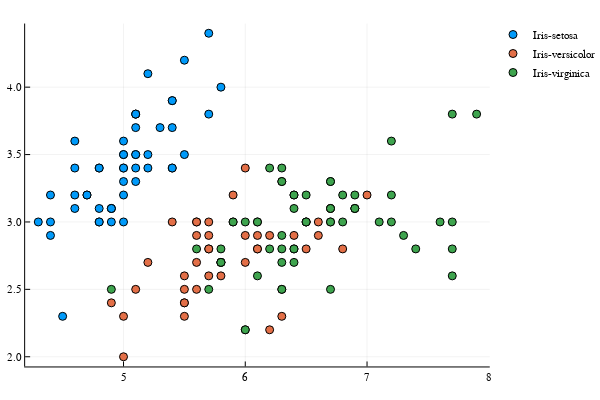

The notebook cell saved with this chart:
### Code cell
@df iris scatter(:SepalLength,:SepalWidth,group=:Species)

### Figure 1 — Plotly figure (JSON) as saved in the notebook; plotly's stock layout.template omitted (floating-point values rounded to 4 significant figures)
{"data": [{"colorbar": {"title": ""}, "hoverinfo": "text", "legendgroup": "Iris-setosa", "marker": {"color": "rgba(0, 154, 250, 1.000)", "line": {"color": "rgba(0, 0, 0, 1)", "width": 1}, "size": 8, "symbol": "circle"}, "mode": "markers", "name": "Iris-setosa", "showlegend": true, "text": [null, null, null, null, null, null, null, null, null, null, null, null, null, null, null, null, null, null, null, null, null, null, null, null, null, null, null, null, null, null, null, null, null, null, null, null, null, null, null, null, null, null, null, null, null, null, null, null, null, null], "type": "scatter", "x": [5.1, 4.9, 4.7, 4.6, 5, 5.4, 4.6, 5, 4.4, 4.9, 5.4, 4.8, 4.8, 4.3, 5.8, 5.7, 5.4, 5.1, 5.7, 5.1, 5.4, 5.1, 4.6, 5.1, 4.8, 5, 5, 5.2, 5.2, 4.7, 4.8, 5.4, 5.2, 5.5, 4.9, 5, 5.5, 4.9, 4.4, 5.1, 5, 4.5, 4.4, 5, 5.1, 4.8, 5.1, 4.6, 5.3, 5], "xaxis": "x", "y": [3.5, 3, 3.2, 3.1, 3.6, 3.9, 3.4, 3.4, 2.9, 3.1, 3.7, 3.4, 3, 3, 4, 4.4, 3.9, 3.5, 3.8, 3.8, 3.4, 3.7, 3.6, 3.3, 3.4, 3, 3.4, 3.5, 3.4, 3.2, 3.1, 3.4, 4.1, 4.2, 3.1, 3.2, 3.5, 3.1, 3, 3.4, 3.5, 2.3, 3.2, 3.5, 3.8, 3, 3.8, 3.2, 3.7, 3.3], "yaxis": "y", "zmax": 0.1, "zmin": -0.1}, {"colorbar": {"title": ""}, "hoverinfo": "text", "legendgroup": "Iris-versicolor", "marker": {"color": "rgba(227, 111, 71, 1.000)", "line": {"color": "rgba(0, 0, 0, 1)", "width": 1}, "size": 8, "symbol": "circle"}, "mode": "markers", "name": "Iris-versicolor", "showlegend": true, "text": [null, null, null, null, null, null, null, null, null, null, null, null, null, null, null, null, null, null, null, null, null, null, null, null, null, null, null, null, null, null, null, null, null, null, null, null, null, null, null, null, null, null, null, null, null, null, null, null, null, null], "type": "scatter", "x": [7, 6.4, 6.9, 5.5, 6.5, 5.7, 6.3, 4.9, 6.6, 5.2, 5, 5.9, 6, 6.1, 5.6, 6.7, 5.6, 5.8, 6.2, 5.6, 5.9, 6.1, 6.3, 6.1, 6.4, 6.6, 6.8, 6.7, 6, 5.7, 5.5, 5.5, 5.8, 6, 5.4, 6, 6.7, 6.3, 5.6, 5.5, 5.5, 6.1, 5.8, 5, 5.6, 5.7, 5.7, 6.2, 5.1, 5.7], "xaxis": "x", "y": [3.2, 3.2, 3.1, 2.3, 2.8, 2.8, 3.3, 2.4, 2.9, 2.7, 2, 3, 2.2, 2.9, 2.9, 3.1, 3, 2.7, 2.2, 2.5, 3.2, 2.8, 2.5, 2.8, 2.9, 3, 2.8, 3, 2.9, 2.6, 2.4, 2.4, 2.7, 2.7, 3, 3.4, 3.1, 2.3, 3, 2.5, 2.6, 3, 2.6, 2.3, 2.7, 3, 2.9, 2.9, 2.5, 2.8], "yaxis": "y", "zmax": 0.1, "zmin": -0.1}, {"colorbar": {"title": ""}, "hoverinfo": "text", "legendgroup": "Iris-virginica", "marker": {"color": "rgba(62, 164, 78, 1.000)", "line": {"color": "rgba(0, 0, 0, 1)", "width": 1}, "size": 8, "symbol": "circle"}, "mode": "markers", "name": "Iris-virginica", "showlegend": true, "text": [null, null, null, null, null, null, null, null, null, null, null, null, null, null, null, null, null, null, null, null, null, null, null, null, null, null, null, null, null, null, null, null, null, null, null, null, null, null, null, null, null, null, null, null, null, null, null, null, null, null], "type": "scatter", "x": [6.3, 5.8, 7.1, 6.3, 6.5, 7.6, 4.9, 7.3, 6.7, 7.2, 6.5, 6.4, 6.8, 5.7, 5.8, 6.4, 6.5, 7.7, 7.7, 6, 6.9, 5.6, 7.7, 6.3, 6.7, 7.2, 6.2, 6.1, 6.4, 7.2, 7.4, 7.9, 6.4, 6.3, 6.1, 7.7, 6.3, 6.4, 6, 6.9, 6.7, 6.9, 5.8, 6.8, 6.7, 6.7, 6.3, 6.5, 6.2, 5.9], "xaxis": "x", "y": [3.3, 2.7, 3, 2.9, 3, 3, 2.5, 2.9, 2.5, 3.6, 3.2, 2.7, 3, 2.5, 2.8, 3.2, 3, 3.8, 2.6, 2.2, 3.2, 2.8, 2.8, 2.7, 3.3, 3.2, 2.8, 3, 2.8, 3, 2.8, 3.8, 2.8, 2.8, 2.6, 3, 3.4, 3.1, 3, 3.1, 3.1, 3.1, 2.7, 3.2, 3.3, 3, 2.5, 3, 3.4, 3], "yaxis": "y", "zmax": 0.1, "zmin": -0.1}], "layout": {"annotations": [], "height": 400, "legend": {"bgcolor": "rgba(255, 255, 255, 1.000)", "bordercolor": "rgba(0, 0, 0, 1)", "font": {"color": "rgba(0, 0, 0, 1)", "family": "sans-serif", "size": 11}, "tracegroupgap": 0, "x": 1, "y": 1}, "margin": {"b": 20, "l": 0, "r": 0, "t": 20}, "paper_bgcolor": "rgba(255, 255, 255, 1.000)", "plot_bgcolor": "rgba(255, 255, 255, 1.000)", "showlegend": true, "width": 600, "xaxis": {"anchor": "y", "domain": [0.05101, 0.9934], "gridcolor": "rgba(0, 0, 0, 0.1)", "gridwidth": 0.5, "linecolor": "rgba(0, 0, 0, 1)", "mirror": false, "range": [4.192, 8.008], "showgrid": true, "showline": true, "showticklabels": true, "tickangle": 0, "tickcolor": "rgb(0, 0, 0)", "tickfont": {"color": "rgba(0, 0, 0, 1)", "family": "sans-serif", "size": 11}, "tickmode": "array", "ticks": "inside", "ticktext": ["5", "6", "7", "8"], "tickvals": [5, 6, 7, 8], "title": "", "titlefont": {"color": "rgba(0, 0, 0, 1)", "family": "sans-serif", "size": 15}, "type": "linear", "visible": true, "zeroline": false, "zerolinecolor": "rgba(0, 0, 0, 1)"}, "yaxis": {"anchor": "x", "domain": [0.03762, 0.9902], "gridcolor": "rgba(0, 0, 0, 0.1)", "gridwidth": 0.5, "linecolor": "rgba(0, 0, 0, 1)", "mirror": false, "range": [1.928, 4.472], "showgrid": true, "showline": true, "showticklabels": true, "tickangle": 0, "tickcolor": "rgb(0, 0, 0)", "tickfont": {"color": "rgba(0, 0, 0, 1)", "family": "sans-serif", "size": 11}, "tickmode": "array", "ticks": "inside", "ticktext": ["2.0", "2.5", "3.0", "3.5", "4.0"], "tickvals": [2, 2.5, 3, 3.5, 4], "title": "", "titlefont": {"color": "rgba(0, 0, 0, 1)", "family": "sans-serif", "size": 15}, "type": "linear", "visible": true, "zeroline": false, "zerolinecolor": "rgba(0, 0, 0, 1)"}}}
